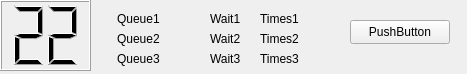
<?xml version="1.0" encoding="UTF-8"?>
<ui version="4.0">
 <class>ast_queue_mon</class>
 <widget class="QWidget" name="ast_queue_mon">
  <property name="geometry">
   <rect>
    <x>0</x>
    <y>0</y>
    <width>467</width>
    <height>74</height>
   </rect>
  </property>
  <property name="windowTitle">
   <string>Asterisk Queues Monitor</string>
  </property>
  <property name="toolTip">
   <string>&lt;!DOCTYPE HTML PUBLIC &quot;-//W3C//DTD HTML 4.0//EN&quot; &quot;http://www.w3.org/TR/REC-html40/strict.dtd&quot;&gt;
&lt;html&gt;&lt;head&gt;&lt;meta name=&quot;qrichtext&quot; content=&quot;1&quot; /&gt;&lt;style type=&quot;text/css&quot;&gt;
p, li { white-space: pre-wrap; }
&lt;/style&gt;&lt;/head&gt;&lt;body style=&quot; font-family:'Sans Serif'; font-size:9pt; font-weight:400; font-style:normal;&quot;&gt;
&lt;p style=&quot; margin-top:0px; margin-bottom:0px; margin-left:0px; margin-right:0px; -qt-block-indent:0; text-indent:0px;&quot;&gt;&lt;span style=&quot; font-weight:600;&quot;&gt;Déplacez le panneau&lt;/span&gt; en cliquant sur le bonton &lt;span style=&quot; font-style:italic;&quot;&gt;droit&lt;/span&gt; de la souris,&lt;/p&gt;
&lt;p style=&quot; margin-top:0px; margin-bottom:0px; margin-left:0px; margin-right:0px; -qt-block-indent:0; text-indent:0px;&quot;&gt;puis en déplacant la souris &lt;span style=&quot; font-style:italic;&quot;&gt;sans relacher le bouton&lt;/span&gt;.&lt;/p&gt;
&lt;p style=&quot; margin-top:0px; margin-bottom:0px; margin-left:0px; margin-right:0px; -qt-block-indent:0; text-indent:0px;&quot;&gt;&lt;span style=&quot; font-weight:600;&quot;&gt;Accédez au menu&lt;/span&gt; en en cliquant sur le bonton &lt;span style=&quot; font-style:italic;&quot;&gt;gauche&lt;/span&gt; de la souris.&lt;/p&gt;&lt;/body&gt;&lt;/html&gt;</string>
  </property>
  <widget class="QLabel" name="q1_name">
   <property name="geometry">
    <rect>
     <x>117</x>
     <y>8</y>
     <width>101</width>
     <height>21</height>
    </rect>
   </property>
   <property name="text">
    <string>Queue1</string>
   </property>
  </widget>
  <widget class="QLabel" name="q2_name">
   <property name="geometry">
    <rect>
     <x>117</x>
     <y>28</y>
     <width>101</width>
     <height>21</height>
    </rect>
   </property>
   <property name="text">
    <string>Queue2</string>
   </property>
  </widget>
  <widget class="QLabel" name="q3_name">
   <property name="geometry">
    <rect>
     <x>117</x>
     <y>48</y>
     <width>101</width>
     <height>21</height>
    </rect>
   </property>
   <property name="text">
    <string>Queue3</string>
   </property>
  </widget>
  <widget class="QLabel" name="q3_times">
   <property name="geometry">
    <rect>
     <x>260</x>
     <y>48</y>
     <width>201</width>
     <height>21</height>
    </rect>
   </property>
   <property name="text">
    <string>Times3</string>
   </property>
  </widget>
  <widget class="QLabel" name="q2_times">
   <property name="geometry">
    <rect>
     <x>260</x>
     <y>28</y>
     <width>201</width>
     <height>21</height>
    </rect>
   </property>
   <property name="text">
    <string>Times2</string>
   </property>
  </widget>
  <widget class="QLabel" name="q1_times">
   <property name="geometry">
    <rect>
     <x>260</x>
     <y>8</y>
     <width>201</width>
     <height>21</height>
    </rect>
   </property>
   <property name="text">
    <string>Times1</string>
   </property>
  </widget>
  <widget class="QLabel" name="q3_wait">
   <property name="geometry">
    <rect>
     <x>210</x>
     <y>48</y>
     <width>41</width>
     <height>21</height>
    </rect>
   </property>
   <property name="text">
    <string>Wait3</string>
   </property>
  </widget>
  <widget class="QLabel" name="q1_wait">
   <property name="geometry">
    <rect>
     <x>210</x>
     <y>8</y>
     <width>41</width>
     <height>21</height>
    </rect>
   </property>
   <property name="text">
    <string>Wait1</string>
   </property>
  </widget>
  <widget class="QLabel" name="q2_wait">
   <property name="geometry">
    <rect>
     <x>210</x>
     <y>28</y>
     <width>41</width>
     <height>21</height>
    </rect>
   </property>
   <property name="text">
    <string>Wait2</string>
   </property>
  </widget>
  <widget class="QLCDNumber" name="lcd">
   <property name="geometry">
    <rect>
     <x>0</x>
     <y>0</y>
     <width>91</width>
     <height>71</height>
    </rect>
   </property>
   <property name="font">
    <font>
     <pointsize>14</pointsize>
    </font>
   </property>
   <property name="numDigits">
    <number>2</number>
   </property>
   <property name="intValue" stdset="0">
    <number>22</number>
   </property>
  </widget>
  <widget class="QPushButton" name="pushButton">
   <property name="geometry">
    <rect>
     <x>350</x>
     <y>20</y>
     <width>100</width>
     <height>24</height>
    </rect>
   </property>
   <property name="text">
    <string>PushButton</string>
   </property>
  </widget>
 </widget>
 <resources/>
 <connections/>
</ui>
